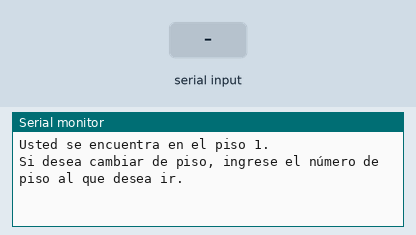
This sketch was run on a simulated Arduino Uno, built with avr-gcc and run on an emulated ATmega328P. Parts: the last lines printed to the serial monitor. Inputs (shaded band) come from the test bench.

Above: at 1.2 s.
1.3 s: "90,45\n" received over Serial
At 2.3 s:
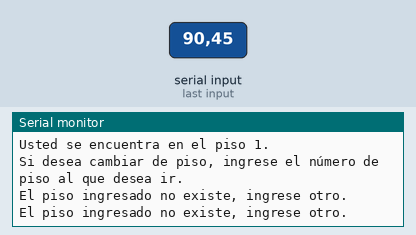
2.8 s: "1\n" received over Serial
At 4.0 s:
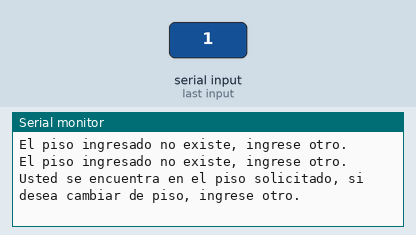
4.3 s: "2\n" received over Serial
At 4.51 s:
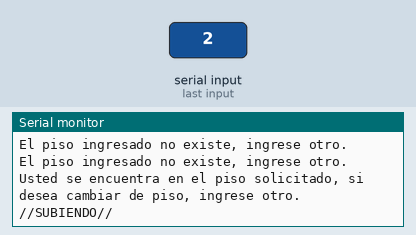
6.4 s: "1\n" received over Serial
At 6.61 s:
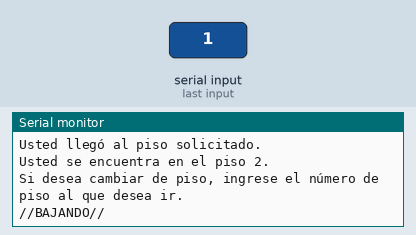

Measured:
- after the input at 1.3 s, the serial monitor: prints a new line at once (image 1)
- after the input at 2.8 s, the serial monitor: prints a new line at once (image 2)
- after the input at 4.3 s, the serial monitor: prints a new line at once (image 3)
- after the input at 6.4 s, the serial monitor: prints a new line at once (image 4)

The sketch:

ASCENSOR.ino
```cpp
typedef enum {
  MOVIMIENTO,
  PISO1,
  PISO2,
  PISO3
}estados;
estados ascensor = PISO1;
bool mostrar_mensaje = true;
int piso_actual=0;
int piso_nuevo=0;

void setup()
{
  Serial.begin(9600);
  Serial.println();
}

void loop()
{
  switch (ascensor)
  {
    case PISO1:
    piso_actual=1;
    movimiento();
    break;
    case PISO2:
    piso_actual=2;
    movimiento();
    break;
    case PISO3:
    piso_actual=3;
    movimiento();
    break;
    case MOVIMIENTO:
    if (piso_nuevo>piso_actual)
    {
      subir();
    }
    else
    {
      bajar();
    }
    break;
  }
}

void movimiento()
{
  if (mostrar_mensaje)
  {
    Serial.print("Usted se encuentra en el piso ");
    Serial.print(piso_actual);
    Serial.println(".");
    Serial.println("Si desea cambiar de piso, ingrese el número de piso al que desea ir.");
  }
  mostrar_mensaje=false;
  piso_nuevo=Serial.parseInt();
  if (piso_nuevo==1 || piso_nuevo==2 || piso_nuevo==3)
  {
    if (piso_nuevo!=piso_actual)
    {
      ascensor = MOVIMIENTO;
      mostrar_mensaje=true;
    }
    else
    {
      Serial.println("Usted se encuentra en el piso solicitado, si desea cambiar de piso, ingrese otro.");
    }
  }
  else if (piso_nuevo!=0)
  {
    Serial.println("El piso ingresado no existe, ingrese otro.");
  }
}

void subir()
{
  for (int n=piso_actual; n<piso_nuevo; n++)
  {
    for (int i=0; i<5; i++)
    {
      Serial.println("//SUBIENDO//");
      delay(300);
    }
  }
  Serial.println("Usted llegó al piso solicitado.");
  if (piso_nuevo==1)
  {
    ascensor=PISO1;
  }
  if (piso_nuevo==2)
  {
    ascensor=PISO2;
  }
  if (piso_nuevo==3)
  {
    ascensor=PISO3;
  }
}

void bajar()
{
  for (int n=piso_actual; n>piso_nuevo; n--)
  {
    for (int i=0; i<5; i++)
    {
      Serial.println("//BAJANDO//");
      delay(300);
    }
  }
  Serial.println("Usted llegó al piso solicitado.");
  if (piso_nuevo==1)
  {
    ascensor=PISO1;
  }
  if (piso_nuevo==2)
  {
    ascensor=PISO2;
  }
  if (piso_nuevo==3)
  {
    ascensor=PISO3;
  }
}
```
